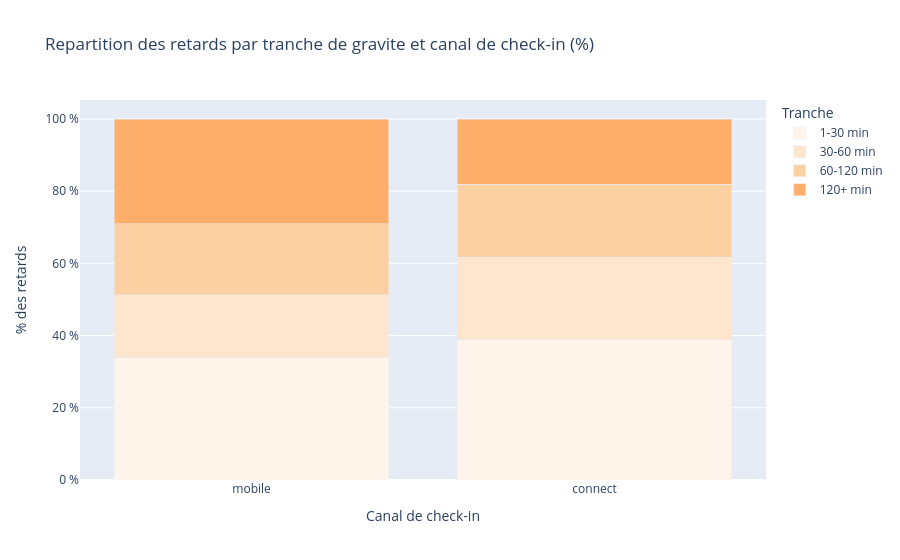

The notebook cell saved with this chart:
### Code cell
# Visualisation : barres empilees des tranches de gravite par canal
plot_df = (
    by_channel_pct.drop(columns='Ensemble')
    .T.reset_index()
    .rename(columns={'index': 'checkin_type'})
)

fig = px.bar(
    plot_df,
    x='checkin_type',
    y=labels,
    title='Repartition des retards par tranche de gravite et canal de check-in (%)',
    labels={
        'value': '% des retards',
        'checkin_type': 'Canal de check-in',
        'variable': 'Tranche de retard',
    },
    color_discrete_sequence=px.colors.sequential.Oranges,
)
fig.update_layout(barmode='stack', legend_title='Tranche', yaxis_ticksuffix=' %')
fig.show()

### Figure 1 — Plotly figure (JSON) as saved in the notebook; plotly's stock layout.template omitted (floating-point values rounded to 4 significant figures)
{"data": [{"hovertemplate": "Tranche de retard=1-30 min<br>Canal de check-in=%{x}<br>% des retards=%{y}<extra></extra>", "legendgroup": "1-30 min", "marker": {"color": "rgb(255,245,235)", "pattern": {"shape": ""}}, "name": "1-30 min", "orientation": "v", "showlegend": true, "textposition": "auto", "type": "bar", "x": ["mobile", "connect"], "xaxis": "x", "y": [33.8, 38.8], "yaxis": "y"}, {"hovertemplate": "Tranche de retard=30-60 min<br>Canal de check-in=%{x}<br>% des retards=%{y}<extra></extra>", "legendgroup": "30-60 min", "marker": {"color": "rgb(254,230,206)", "pattern": {"shape": ""}}, "name": "30-60 min", "orientation": "v", "showlegend": true, "textposition": "auto", "type": "bar", "x": ["mobile", "connect"], "xaxis": "x", "y": [17.5, 22.9], "yaxis": "y"}, {"hovertemplate": "Tranche de retard=60-120 min<br>Canal de check-in=%{x}<br>% des retards=%{y}<extra></extra>", "legendgroup": "60-120 min", "marker": {"color": "rgb(253,208,162)", "pattern": {"shape": ""}}, "name": "60-120 min", "orientation": "v", "showlegend": true, "textposition": "auto", "type": "bar", "x": ["mobile", "connect"], "xaxis": "x", "y": [19.7, 20.2], "yaxis": "y"}, {"hovertemplate": "Tranche de retard=120+ min<br>Canal de check-in=%{x}<br>% des retards=%{y}<extra></extra>", "legendgroup": "120+ min", "marker": {"color": "rgb(253,174,107)", "pattern": {"shape": ""}}, "name": "120+ min", "orientation": "v", "showlegend": true, "textposition": "auto", "type": "bar", "x": ["mobile", "connect"], "xaxis": "x", "y": [29.0, 18.1], "yaxis": "y"}], "layout": {"barmode": "stack", "legend": {"title": {"text": "Tranche"}, "tracegroupgap": 0}, "title": {"text": "Repartition des retards par tranche de gravite et canal de check-in (%)"}, "xaxis": {"anchor": "y", "domain": [0, 1], "title": {"text": "Canal de check-in"}}, "yaxis": {"anchor": "x", "domain": [0, 1], "ticksuffix": " %", "title": {"text": "% des retards"}}}}
